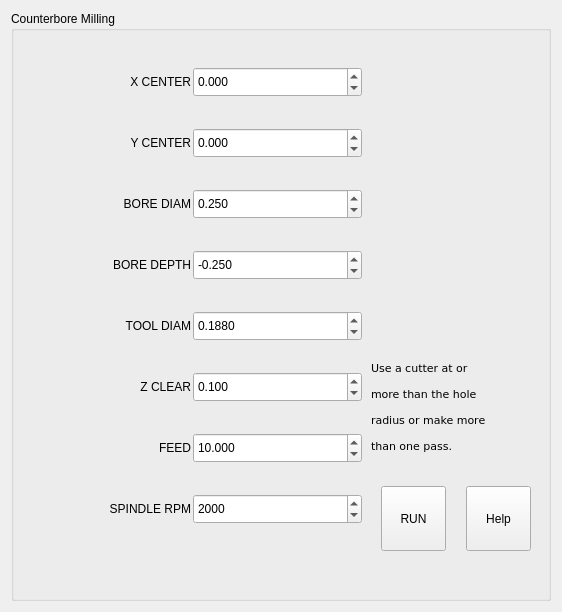
          <widget class="QWidget" name="tab_11">
           <attribute name="title">
            <string>Bore Mill</string>
           </attribute>
           <layout class="QVBoxLayout" name="verticalLayout_22">
            <item>
             <widget class="QGroupBox" name="groupBox_5">
              <property name="minimumSize">
               <size>
                <width>540</width>
                <height>590</height>
               </size>
              </property>
              <property name="title">
               <string>Counterbore Milling</string>
              </property>
              <layout class="QHBoxLayout" name="horizontalLayout_26">
               <property name="spacing">
                <number>5</number>
               </property>
               <property name="leftMargin">
                <number>5</number>
               </property>
               <property name="topMargin">
                <number>5</number>
               </property>
               <property name="rightMargin">
                <number>5</number>
               </property>
               <property name="bottomMargin">
                <number>35</number>
               </property>
               <item>
                <layout class="QGridLayout" name="gridLayout_13">
                 <property name="leftMargin">
                  <number>2</number>
                 </property>
                 <property name="topMargin">
                  <number>2</number>
                 </property>
                 <property name="rightMargin">
                  <number>2</number>
                 </property>
                 <property name="bottomMargin">
                  <number>2</number>
                 </property>
                 <property name="spacing">
                  <number>2</number>
                 </property>
                 <item row="5" column="0">
                  <widget class="QLabel" name="label_66">
                   <property name="minimumSize">
                    <size>
                     <width>120</width>
                     <height>30</height>
                    </size>
                   </property>
                   <property name="text">
                    <string>Z CLEAR</string>
                   </property>
                   <property name="alignment">
                    <set>Qt::AlignRight|Qt::AlignTrailing|Qt::AlignVCenter</set>
                   </property>
                  </widget>
                 </item>
                 <item row="0" column="0">
                  <widget class="QLabel" name="label_60">
                   <property name="minimumSize">
                    <size>
                     <width>120</width>
                     <height>30</height>
                    </size>
                   </property>
                   <property name="text">
                    <string>X CENTER</string>
                   </property>
                   <property name="alignment">
                    <set>Qt::AlignRight|Qt::AlignTrailing|Qt::AlignVCenter</set>
                   </property>
                  </widget>
                 </item>
                 <item row="5" column="1">
                  <widget class="QDoubleSpinBox" name="ops_z_hole_clear">
                   <property name="minimumSize">
                    <size>
                     <width>160</width>
                     <height>30</height>
                    </size>
                   </property>
                   <property name="toolTip">
                    <string>&lt;html&gt;&lt;head/&gt;&lt;body&gt;&lt;p&gt;ZClear above Z0. This becomes the Z start point for the helix.&lt;/p&gt;&lt;/body&gt;&lt;/html&gt;</string>
                   </property>
                   <property name="toolTipDuration">
                    <number>-1</number>
                   </property>
                   <property name="decimals">
                    <number>3</number>
                   </property>
                   <property name="minimum">
                    <double>0.000000000000000</double>
                   </property>
                   <property name="maximum">
                    <double>999.000000000000000</double>
                   </property>
                   <property name="singleStep">
                    <double>0.001000000000000</double>
                   </property>
                   <property name="value">
                    <double>0.100000000000000</double>
                   </property>
                   <property name="function" stdset="0">
                    <string>set_var</string>
                   </property>
                   <property name="variable" stdset="0">
                    <string>2050</string>
                   </property>
                   <property name="input" stdset="0">
                    <string>number</string>
                   </property>
                  </widget>
                 </item>
                 <item row="6" column="0">
                  <widget class="QLabel" name="label_65">
                   <property name="minimumSize">
                    <size>
                     <width>120</width>
                     <height>30</height>
                    </size>
                   </property>
                   <property name="text">
                    <string>FEED</string>
                   </property>
                   <property name="alignment">
                    <set>Qt::AlignRight|Qt::AlignTrailing|Qt::AlignVCenter</set>
                   </property>
                  </widget>
                 </item>
                 <item row="2" column="1">
                  <widget class="QDoubleSpinBox" name="ops_hole_diam">
                   <property name="minimumSize">
                    <size>
                     <width>160</width>
                     <height>30</height>
                    </size>
                   </property>
                   <property name="toolTip">
                    <string>&lt;html&gt;&lt;head/&gt;&lt;body&gt;&lt;p&gt;Diameter for the counterbore.&lt;/p&gt;&lt;/body&gt;&lt;/html&gt;</string>
                   </property>
                   <property name="toolTipDuration">
                    <number>-1</number>
                   </property>
                   <property name="decimals">
                    <number>3</number>
                   </property>
                   <property name="minimum">
                    <double>0.125000000000000</double>
                   </property>
                   <property name="maximum">
                    <double>0.750000000000000</double>
                   </property>
                   <property name="singleStep">
                    <double>0.001000000000000</double>
                   </property>
                   <property name="value">
                    <double>0.250000000000000</double>
                   </property>
                   <property name="function" stdset="0">
                    <string>set_var</string>
                   </property>
                   <property name="variable" stdset="0">
                    <string>2052</string>
                   </property>
                   <property name="input" stdset="0">
                    <string>number</string>
                   </property>
                  </widget>
                 </item>
                 <item row="4" column="0">
                  <widget class="QLabel" name="label_61">
                   <property name="minimumSize">
                    <size>
                     <width>120</width>
                     <height>30</height>
                    </size>
                   </property>
                   <property name="text">
                    <string>TOOL DIAM</string>
                   </property>
                   <property name="alignment">
                    <set>Qt::AlignRight|Qt::AlignTrailing|Qt::AlignVCenter</set>
                   </property>
                  </widget>
                 </item>
                 <item row="1" column="1">
                  <widget class="QDoubleSpinBox" name="ops_hole_center_y">
                   <property name="minimumSize">
                    <size>
                     <width>160</width>
                     <height>30</height>
                    </size>
                   </property>
                   <property name="toolTip">
                    <string>&lt;html&gt;&lt;head/&gt;&lt;body&gt;&lt;p&gt;Helix Y center value. Leave at 0 to start over the active offset X0 Y0 and must be 0 when used with the pattern tab.&lt;/p&gt;&lt;/body&gt;&lt;/html&gt;</string>
                   </property>
                   <property name="toolTipDuration">
                    <number>-1</number>
                   </property>
                   <property name="decimals">
                    <number>3</number>
                   </property>
                   <property name="minimum">
                    <double>-999.000000000000000</double>
                   </property>
                   <property name="maximum">
                    <double>999.000000000000000</double>
                   </property>
                   <property name="singleStep">
                    <double>0.001000000000000</double>
                   </property>
                   <property name="value">
                    <double>0.000000000000000</double>
                   </property>
                   <property name="function" stdset="0">
                    <string>set_var</string>
                   </property>
                   <property name="variable" stdset="0">
                    <string>2056</string>
                   </property>
                   <property name="input" stdset="0">
                    <string>number</string>
                   </property>
                  </widget>
                 </item>
                 <item row="3" column="0">
                  <widget class="QLabel" name="label_64">
                   <property name="minimumSize">
                    <size>
                     <width>120</width>
                     <height>30</height>
                    </size>
                   </property>
                   <property name="text">
                    <string>BORE DEPTH</string>
                   </property>
                   <property name="alignment">
                    <set>Qt::AlignRight|Qt::AlignTrailing|Qt::AlignVCenter</set>
                   </property>
                  </widget>
                 </item>
                 <item row="3" column="1">
                  <widget class="QDoubleSpinBox" name="ops_z_hole_depth">
                   <property name="minimumSize">
                    <size>
                     <width>160</width>
                     <height>30</height>
                    </size>
                   </property>
                   <property name="toolTip">
                    <string>&lt;html&gt;&lt;head/&gt;&lt;body&gt;&lt;p&gt;Z depth for the counterbore.&lt;/p&gt;&lt;/body&gt;&lt;/html&gt;</string>
                   </property>
                   <property name="toolTipDuration">
                    <number>-1</number>
                   </property>
                   <property name="decimals">
                    <number>3</number>
                   </property>
                   <property name="minimum">
                    <double>-999.000000000000000</double>
                   </property>
                   <property name="maximum">
                    <double>0.000000000000000</double>
                   </property>
                   <property name="singleStep">
                    <double>0.001000000000000</double>
                   </property>
                   <property name="value">
                    <double>-0.250000000000000</double>
                   </property>
                   <property name="function" stdset="0">
                    <string>set_var</string>
                   </property>
                   <property name="variable" stdset="0">
                    <string>2051</string>
                   </property>
                   <property name="input" stdset="0">
                    <string>number</string>
                   </property>
                  </widget>
                 </item>
                 <item row="2" column="0">
                  <widget class="QLabel" name="label_58">
                   <property name="minimumSize">
                    <size>
                     <width>120</width>
                     <height>30</height>
                    </size>
                   </property>
                   <property name="text">
                    <string>BORE DIAM</string>
                   </property>
                   <property name="alignment">
                    <set>Qt::AlignRight|Qt::AlignTrailing|Qt::AlignVCenter</set>
                   </property>
                  </widget>
                 </item>
                 <item row="0" column="1">
                  <widget class="QDoubleSpinBox" name="ops_hole_center_x">
                   <property name="minimumSize">
                    <size>
                     <width>160</width>
                     <height>30</height>
                    </size>
                   </property>
                   <property name="toolTip">
                    <string>&lt;html&gt;&lt;head/&gt;&lt;body&gt;&lt;p&gt;Helix X center value. Leave at 0 to start over the active offset X0 Y0 and must be 0 when used with the pattern tab.&lt;/p&gt;&lt;/body&gt;&lt;/html&gt;</string>
                   </property>
                   <property name="toolTipDuration">
                    <number>-1</number>
                   </property>
                   <property name="decimals">
                    <number>3</number>
                   </property>
                   <property name="minimum">
                    <double>-999.000000000000000</double>
                   </property>
                   <property name="maximum">
                    <double>999.000000000000000</double>
                   </property>
                   <property name="singleStep">
                    <double>0.001000000000000</double>
                   </property>
                   <property name="value">
                    <double>0.000000000000000</double>
                   </property>
                   <property name="function" stdset="0">
                    <string>set_var</string>
                   </property>
                   <property name="variable" stdset="0">
                    <string>2055</string>
                   </property>
                   <property name="input" stdset="0">
                    <string>number</string>
                   </property>
                  </widget>
                 </item>
                 <item row="1" column="0">
                  <widget class="QLabel" name="label_59">
                   <property name="minimumSize">
                    <size>
                     <width>120</width>
                     <height>30</height>
                    </size>
                   </property>
                   <property name="text">
                    <string>Y CENTER</string>
                   </property>
                   <property name="alignment">
                    <set>Qt::AlignRight|Qt::AlignTrailing|Qt::AlignVCenter</set>
                   </property>
                  </widget>
                 </item>
                 <item row="6" column="1">
                  <widget class="QDoubleSpinBox" name="ops_hole_feed">
                   <property name="minimumSize">
                    <size>
                     <width>160</width>
                     <height>30</height>
                    </size>
                   </property>
                   <property name="toolTip">
                    <string>&lt;html&gt;&lt;head/&gt;&lt;body&gt;&lt;p&gt;Feedrate for linear moves in the counterbore op.&lt;/p&gt;&lt;/body&gt;&lt;/html&gt;</string>
                   </property>
                   <property name="toolTipDuration">
                    <number>-1</number>
                   </property>
                   <property name="decimals">
                    <number>3</number>
                   </property>
                   <property name="minimum">
                    <double>0.000000000000000</double>
                   </property>
                   <property name="maximum">
                    <double>999.000000000000000</double>
                   </property>
                   <property name="singleStep">
                    <double>0.001000000000000</double>
                   </property>
                   <property name="value">
                    <double>10.000000000000000</double>
                   </property>
                   <property name="function" stdset="0">
                    <string>set_var</string>
                   </property>
                   <property name="variable" stdset="0">
                    <string>2053</string>
                   </property>
                   <property name="input" stdset="0">
                    <string>number</string>
                   </property>
                  </widget>
                 </item>
                 <item row="4" column="1">
                  <widget class="QDoubleSpinBox" name="ops_hole_tool_diam">
                   <property name="minimumSize">
                    <size>
                     <width>160</width>
                     <height>30</height>
                    </size>
                   </property>
                   <property name="toolTip">
                    <string>&lt;html&gt;&lt;head/&gt;&lt;body&gt;&lt;p&gt;Diameter of the mill cutter. Diameter should be at least the hole radius or make incremental passes for the hole.&lt;/p&gt;&lt;/body&gt;&lt;/html&gt;</string>
                   </property>
                   <property name="toolTipDuration">
                    <number>-1</number>
                   </property>
                   <property name="decimals">
                    <number>4</number>
                   </property>
                   <property name="minimum">
                    <double>0.125000000000000</double>
                   </property>
                   <property name="maximum">
                    <double>0.750000000000000</double>
                   </property>
                   <property name="singleStep">
                    <double>0.001000000000000</double>
                   </property>
                   <property name="value">
                    <double>0.188000000000000</double>
                   </property>
                   <property name="function" stdset="0">
                    <string>set_var</string>
                   </property>
                   <property name="variable" stdset="0">
                    <string>2047</string>
                   </property>
                   <property name="input" stdset="0">
                    <string>number</string>
                   </property>
                  </widget>
                 </item>
                 <item row="7" column="0">
                  <widget class="QLabel" name="label_67">
                   <property name="minimumSize">
                    <size>
                     <width>120</width>
                     <height>30</height>
                    </size>
                   </property>
                   <property name="text">
                    <string>SPINDLE RPM</string>
                   </property>
                   <property name="alignment">
                    <set>Qt::AlignRight|Qt::AlignTrailing|Qt::AlignVCenter</set>
                   </property>
                  </widget>
                 </item>
                 <item row="7" column="1">
                  <widget class="QDoubleSpinBox" name="ops_hole_speed">
                   <property name="minimumSize">
                    <size>
                     <width>160</width>
                     <height>30</height>
                    </size>
                   </property>
                   <property name="toolTip">
                    <string>&lt;html&gt;&lt;head/&gt;&lt;body&gt;&lt;p&gt;Spindle speed for counterbore op.&lt;/p&gt;&lt;/body&gt;&lt;/html&gt;</string>
                   </property>
                   <property name="toolTipDuration">
                    <number>-1</number>
                   </property>
                   <property name="decimals">
                    <number>0</number>
                   </property>
                   <property name="minimum">
                    <double>0.000000000000000</double>
                   </property>
                   <property name="maximum">
                    <double>9999.000000000000000</double>
                   </property>
                   <property name="singleStep">
                    <double>0.100000000000000</double>
                   </property>
                   <property name="value">
                    <double>2000.000000000000000</double>
                   </property>
                   <property name="function" stdset="0">
                    <string>set_var</string>
                   </property>
                   <property name="variable" stdset="0">
                    <string>2054</string>
                   </property>
                   <property name="input" stdset="0">
                    <string>number</string>
                   </property>
                  </widget>
                 </item>
                </layout>
               </item>
               <item>
                <layout class="QGridLayout" name="gridLayout_14">
                 <property name="leftMargin">
                  <number>2</number>
                 </property>
                 <property name="topMargin">
                  <number>2</number>
                 </property>
                 <property name="rightMargin">
                  <number>2</number>
                 </property>
                 <property name="bottomMargin">
                  <number>2</number>
                 </property>
                 <item row="1" column="0">
                  <widget class="QLabel" name="label_78">
                   <property name="minimumSize">
                    <size>
                     <width>150</width>
                     <height>120</height>
                    </size>
                   </property>
                   <property name="font">
                    <font>
                     <family>DejaVu Sans</family>
                     <pointsize>8</pointsize>
                    </font>
                   </property>
                   <property name="text">
                    <string>&lt;html&gt;&lt;head/&gt;&lt;body&gt;&lt;p&gt;Use a cutter at or &lt;/p&gt;&lt;p&gt;more than the hole &lt;/p&gt;&lt;p&gt;radius or make more&lt;/p&gt;&lt;p&gt;than one pass.&lt;/p&gt;&lt;/body&gt;&lt;/html&gt;</string>
                   </property>
                   <property name="alignment">
                    <set>Qt::AlignLeading|Qt::AlignLeft|Qt::AlignTop</set>
                   </property>
                  </widget>
                 </item>
                 <item row="2" column="0">
                  <layout class="QHBoxLayout" name="horizontalLayout_25">
                   <property name="spacing">
                    <number>20</number>
                   </property>
                   <property name="sizeConstraint">
                    <enum>QLayout::SetFixedSize</enum>
                   </property>
                   <property name="leftMargin">
                    <number>10</number>
                   </property>
                   <property name="rightMargin">
                    <number>10</number>
                   </property>
                   <property name="bottomMargin">
                    <number>10</number>
                   </property>
                   <item>
                    <widget class="QPushButton" name="pushButton_3">
                     <property name="minimumSize">
                      <size>
                       <width>65</width>
                       <height>65</height>
                      </size>
                     </property>
                     <property name="maximumSize">
                      <size>
                       <width>65</width>
                       <height>65</height>
                      </size>
                     </property>
                     <property name="text">
                      <string>RUN</string>
                     </property>
                     <property name="function" stdset="0">
                      <string>mdi</string>
                     </property>
                     <property name="command" stdset="0">
                      <string>o&lt;hole_mill&gt; call</string>
                     </property>
                    </widget>
                   </item>
                   <item>
                    <widget class="QPushButton" name="hole_mill_help">
                     <property name="minimumSize">
                      <size>
                       <width>65</width>
                       <height>65</height>
                      </size>
                     </property>
                     <property name="maximumSize">
                      <size>
                       <width>65</width>
                       <height>65</height>
                      </size>
                     </property>
                     <property name="text">
                      <string>Help</string>
                     </property>
                     <property name="function" stdset="0">
                      <string>help</string>
                     </property>
                     <property name="file" stdset="0">
                      <string>bore_mill.txt</string>
                     </property>
                     <property name="topic" stdset="0">
                      <string>Counterbore Mill Help</string>
                     </property>
                     <property name="x_pos" stdset="0">
                      <string>30</string>
                     </property>
                     <property name="y_pos" stdset="0">
                      <string>100</string>
                     </property>
                     <property name="horz_size" stdset="0">
                      <string>540</string>
                     </property>
                     <property name="vert_size" stdset="0">
                      <string>300</string>
                     </property>
                    </widget>
                   </item>
                  </layout>
                 </item>
                 <item row="0" column="0">
                  <spacer name="verticalSpacer_2">
                   <property name="orientation">
                    <enum>Qt::Vertical</enum>
                   </property>
                   <property name="sizeHint" stdset="0">
                    <size>
                     <width>20</width>
                     <height>40</height>
                    </size>
                   </property>
                  </spacer>
                 </item>
                </layout>
               </item>
              </layout>
             </widget>
            </item>
           </layout>
          </widget>
